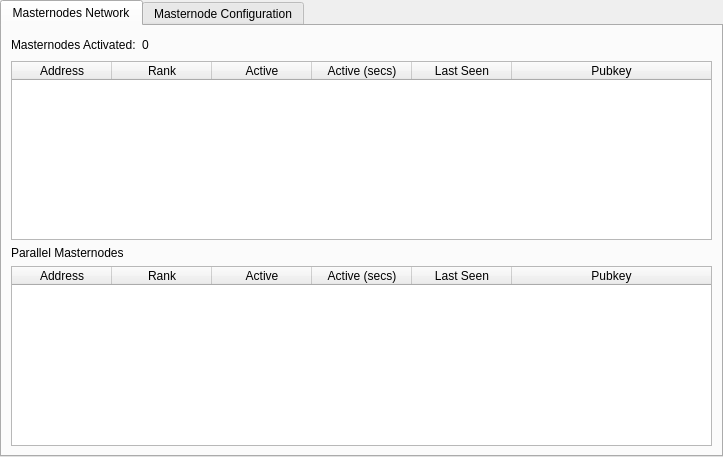
<?xml version="1.0" encoding="UTF-8"?>
<ui version="4.0">
 <class>MasternodeManager</class>
 <widget class="QWidget" name="MasternodeManager">
  <property name="geometry">
   <rect>
    <x>0</x>
    <y>0</y>
    <width>723</width>
    <height>457</height>
   </rect>
  </property>
  <property name="windowTitle">
   <string>Form</string>
  </property>
  <layout class="QVBoxLayout" name="topLayout">
   <property name="margin">
    <number>0</number>
   </property>
   <item>
    <layout class="QVBoxLayout" name="verticalLayout">
     <property name="bottomMargin">
      <number>0</number>
     </property>
     <item>
      <widget class="QTabWidget" name="tabWidget">
       <property name="currentIndex">
        <number>0</number>
       </property>
       <widget class="QWidget" name="tab">
        <attribute name="title">
         <string>Masternodes Network</string>
        </attribute>
        <layout class="QGridLayout" name="gridLayout">
         <item row="1" column="0">
          <widget class="QTableWidget" name="tableWidget">
           <property name="editTriggers">
            <set>QAbstractItemView::NoEditTriggers</set>
           </property>
           <property name="alternatingRowColors">
            <bool>true</bool>
           </property>
           <property name="selectionBehavior">
            <enum>QAbstractItemView::SelectRows</enum>
           </property>
           <attribute name="horizontalHeaderStretchLastSection">
            <bool>true</bool>
           </attribute>
           <column>
            <property name="text">
             <string>Address</string>
            </property>
           </column>
           <column>
            <property name="text">
             <string>Rank</string>
            </property>
           </column>
           <column>
            <property name="text">
             <string>Active</string>
            </property>
           </column>
           <column>
            <property name="text">
             <string>Active (secs)</string>
            </property>
           </column>
           <column>
            <property name="text">
             <string>Last Seen</string>
            </property>
           </column>
           <column>
            <property name="text">
             <string>Pubkey</string>
            </property>
           </column>
          </widget>
         </item>
         <item row="5" column="0">
          <widget class="QTableWidget" name="tableWidgetPMN">
           <property name="editTriggers">
            <set>QAbstractItemView::NoEditTriggers</set>
           </property>
           <property name="alternatingRowColors">
            <bool>true</bool>
           </property>
           <property name="selectionBehavior">
            <enum>QAbstractItemView::SelectRows</enum>
           </property>
           <property name="sortingEnabled">
            <bool>true</bool>
           </property>
           <attribute name="horizontalHeaderStretchLastSection">
            <bool>true</bool>
           </attribute>
           <column>
            <property name="text">
             <string>Address</string>
            </property>
           </column>
           <column>
            <property name="text">
             <string>Rank</string>
            </property>
           </column>
           <column>
            <property name="text">
             <string>Active</string>
            </property>
           </column>
           <column>
            <property name="text">
             <string>Active (secs)</string>
            </property>
           </column>
           <column>
            <property name="text">
             <string>Last Seen</string>
            </property>
           </column>
           <column>
            <property name="text">
             <string>Pubkey</string>
            </property>
           </column>
          </widget>
         </item>
         <item row="0" column="0">
          <layout class="QHBoxLayout" name="horizontalLayout_3">
           <property name="bottomMargin">
            <number>0</number>
           </property>
           <item>
            <widget class="QLabel" name="label_2">
             <property name="text">
              <string>Masternodes Activated:</string>
             </property>
            </widget>
           </item>
           <item>
            <widget class="QLabel" name="countLabel">
             <property name="text">
              <string>0</string>
             </property>
            </widget>
           </item>
           <item>
            <spacer name="horizontalSpacer_3">
             <property name="orientation">
              <enum>Qt::Horizontal</enum>
             </property>
             <property name="sizeHint" stdset="0">
              <size>
               <width>40</width>
               <height>20</height>
              </size>
             </property>
            </spacer>
           </item>
          </layout>
         </item>
         <item row="2" column="0">
          <widget class="QLabel" name="labelPMN">
           <property name="text">
            <string>Parallel Masternodes</string>
           </property>
          </widget>
         </item>
        </layout>
       </widget>
       <widget class="QWidget" name="tab_2">
        <attribute name="title">
         <string>Masternode Configuration</string>
        </attribute>
        <layout class="QGridLayout" name="gridLayout_2">
         <item row="1" column="0">
          <layout class="QVBoxLayout" name="verticalLayout_2">
           <property name="bottomMargin">
            <number>0</number>
           </property>
           <item>
            <layout class="QHBoxLayout" name="horizontalLayout"/>
           </item>
           <item>
            <widget class="QTableWidget" name="tableWidget_2">
             <property name="editTriggers">
              <set>QAbstractItemView::NoEditTriggers</set>
             </property>
             <property name="alternatingRowColors">
              <bool>true</bool>
             </property>
             <property name="selectionMode">
              <enum>QAbstractItemView::SingleSelection</enum>
             </property>
             <property name="selectionBehavior">
              <enum>QAbstractItemView::SelectRows</enum>
             </property>
             <attribute name="horizontalHeaderStretchLastSection">
              <bool>true</bool>
             </attribute>
             <column>
              <property name="text">
               <string>Alias</string>
              </property>
             </column>
             <column>
              <property name="text">
               <string>IP/Onion</string>
              </property>
             </column>
             <column>
              <property name="text">
               <string>Status</string>
              </property>
             </column>
             <column>
              <property name="text">
               <string>Collateral Address</string>
              </property>
             </column>
            </widget>
           </item>
           <item>
            <layout class="QHBoxLayout" name="horizontalLayout_2">
             <property name="bottomMargin">
              <number>0</number>
             </property>
            </layout>
           </item>
           <item>
            <layout class="QHBoxLayout" name="horizontalLayout_4">
             <property name="bottomMargin">
              <number>0</number>
             </property>
             <item>
              <widget class="QPushButton" name="createButton">
               <property name="text">
                <string>&amp;Create...</string>
               </property>
              </widget>
             </item>
             <item>
              <widget class="QPushButton" name="editButton">
               <property name="text">
                <string>&amp;Edit</string>
               </property>
              </widget>
             </item>
             <item>
              <widget class="QPushButton" name="getConfigButton">
               <property name="text">
                <string>&amp;Get Config</string>
               </property>
              </widget>
             </item>
             <item>
              <widget class="QPushButton" name="removeButton">
               <property name="text">
                <string>&amp;Remove</string>
               </property>
              </widget>
             </item>
            </layout>
           </item>
           <item>
            <layout class="QHBoxLayout" name="horizontalLayout_5">
             <property name="bottomMargin">
              <number>0</number>
             </property>
             <item>
              <widget class="QPushButton" name="startButton">
               <property name="text">
                <string>&amp;Start</string>
               </property>
              </widget>
             </item>
             <item>
              <widget class="QPushButton" name="startAllButton">
               <property name="text">
                <string>&amp;Start All</string>
               </property>
              </widget>
             </item>
             <item>
              <widget class="QPushButton" name="stopButton">
               <property name="text">
                <string>&amp;Stop</string>
               </property>
              </widget>
             </item>
             <item>
              <widget class="QPushButton" name="stopAllButton">
               <property name="text">
                <string>&amp;Stop All</string>
               </property>
              </widget>
             </item>
            </layout>
           </item>
          </layout>
         </item>
        </layout>
       </widget>
      </widget>
     </item>
    </layout>
   </item>
  </layout>
 </widget>
 <resources/>
 <connections/>
</ui>
